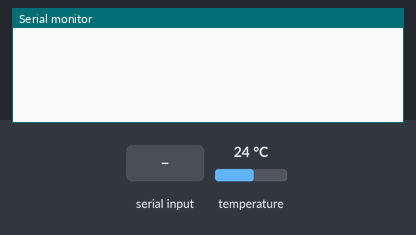
The sketch below on a simulated Arduino Uno, built with avr-gcc and run on an emulated ATmega328P. Shown: the last lines printed to the serial monitor. The inputs (shaded band) are chosen by the test bench; at power-on: temperature 24 °C. The modem accepts every AT command (registered, SIM ready, sends succeed) and sends nothing else.

Above: at 3.0 s.
3.1 s: "G" received over the second serial link
At 4.2 s:
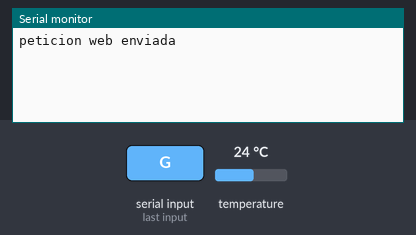
At 5.7 s:
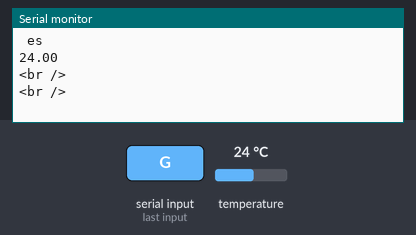

The sketch:

wifi_server.ino
```cpp
#include <OneWire.h>
#include <DallasTemperature.h>
#include <SoftwareSerial.h>

const int pin =9;

SoftwareSerial BT1(2, 3); // RX | TX
OneWire objeto(pin);
DallasTemperature sensor(&objeto);
int n1 = 0;


void setup()
{ Serial.begin(9600);
  BT1.begin(9600);
  sensor.begin();

}

void loop()
{ sensor.requestTemperatures();
  while (BT1.available() > 0 )
  { char c = BT1.read();
    if (c == 71)
    { Serial.println("peticion web enviada");
      delay(500);
      servidor();
    }
  }

}


void escribir(String text)
{ BT1.print("AT+CIPSEND=0,");
  BT1.println(text.length());
  if (BT1.find(">"))             // Si se recibe el mensaje
  { Serial.println(text);
    BT1.println(text);            //mandamos el mensaje por el wifi
    delay(10);
    while ( BT1.available() > 0 )
    { if (  BT1.find("SEND OK") )  //buscamos "ok" y luego salimos
        break;
    }
  }
}

void servidor(void)
{ escribir("<!DOCTYPE HTML>");
  escribir("<html>");                                                  //una pagina web necesita esto <HTML> y </HTML> es el inicio y fin del documento
  escribir("<head><title>Prueba arduino esp8266 html :)</title>");    //nombre de la pestaña que llevara la pagina
  escribir("<meta http-equiv=\"refresh\" content=\"10\"></head>");    //tiempo para refrescar la pagina web
  escribir("<body><h1> <FONT SIZE=\"5\" COLOR=\"red\"> ADSF </h1>");                              //titulo del inicio de la pagina
  escribir(" <BODY BGCOLOR=\"black\"> ");


   float lectura = sensor.getTempCByIndex(0);
    escribir("<FONT FACE=\"Arial\" SIZE=\"5\" COLOR=\"blue\"> entrada del sensor </FONT>"); //escribimos y cambiamos el tamaño, letra y color

    escribir(" es ");
    escribir(String(lectura));  //imprimimos la variable
    escribir("<br />");
    escribir("<br />");

  delay(1);
  BT1.println("AT+CIPCLOSE=0");
  //delay(500);
}
```

Measured:
- after the input at 3.1 s, the serial monitor: prints a new line after 0.68 s (image 1)
